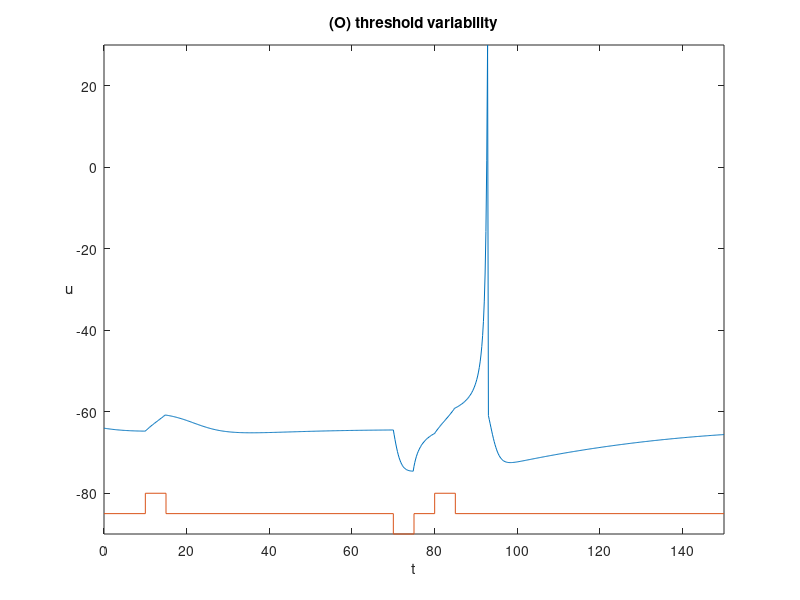
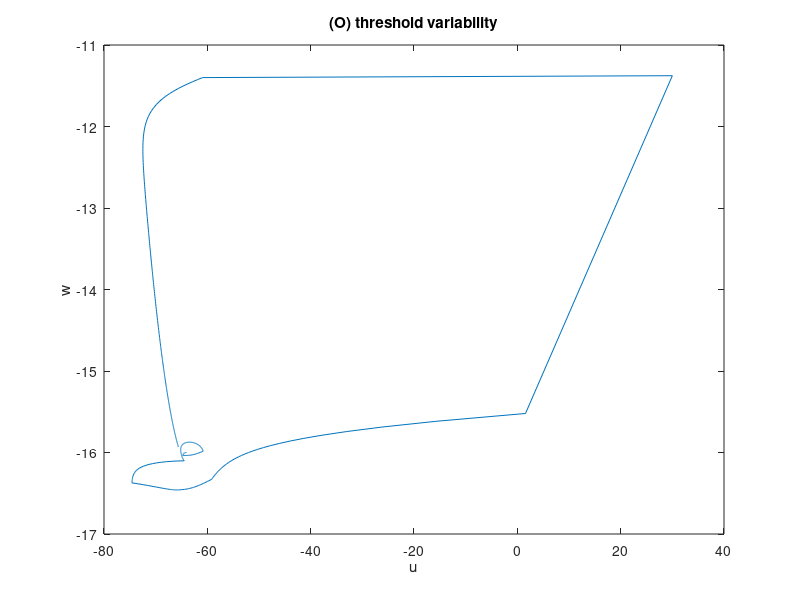

Source code (MATLAB) for these figures, in order:
a=0.03; b=0.25; c=-60;  d=4;

u = [];
w = [];
u(1) = -64;
w(1) = b*u(1);

uFiltered = [];  % memorizzo le u
wFiltered = []; % memorizzo le w

tau = 0.2;  % discretizzazione tempo
tspan = 0:tau:150;  % durata esperimento
T1 = tspan(end)/10;  % dopo quanto forniamo corrente 

i=1;

for t=tspan
     
    if ((t>10) & (t < 15)) | ((t>80) & (t < 85)) 
        I=1;
    elseif (t>70) & (t < 75)
        I=-6;
    else
        I=0;
    end
  
    u(i+1) = u(i) + tau*(0.04*u(i)^2 + 5*u(i) + 140 - w(i) + I);
    
    if u(i+1)>30
        uFiltered(end+1) = 30;
    else
        uFiltered(end+1) = u(i+1);
    end
    
    w(i+1) = w(i) + tau*a*(b*u(i+1) - w(i));
    
    if u(i+1)>30
        u(i+1) = c;
        w(i+1) = w(i+1) + d;
    end
    
    wFiltered(end+1) = w(i+1);
    
    i = i+1;
end

%%
plot(tspan,uFiltered,[0 10 10 15 15 70 70 75 75 80 80 85 85 max(tspan)],-85+[0 0  5  5  0  0  -5 -5 0  0  5  5  0  0]);
axis([0 max(tspan) -90 30])  
xlabel('t')
ylabel('u')
hYLabel = get(gca,'YLabel');
set(hYLabel,'rotation',0,'VerticalAlignment','middle')
title('(O) threshold variability');
savefig('./images/O_membrane.fig');

%%
plot(uFiltered, wFiltered);
xlabel('u');
ylabel('w');
title('(O) threshold variability');
savefig('./images/O_phase.fig');